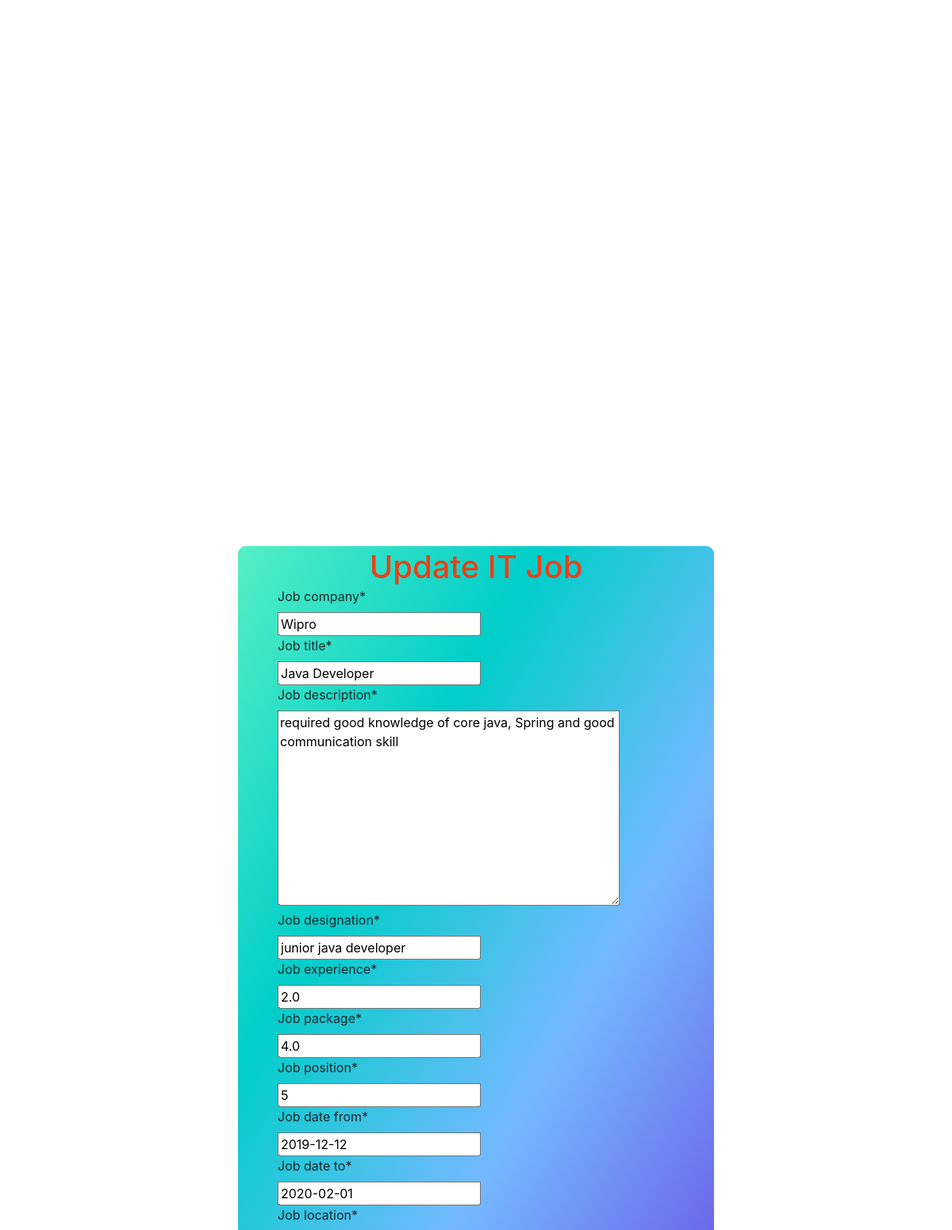
The app's page /it_update/3/ (signed in) with its own data.
### FirstApp/models.py (models this page shows, shortened)
class ITJobs(models.Model):
    job_company = models.CharField(max_length=30)
    job_title = models.CharField(max_length=30)
    job_description = models.TextField()
    job_designation = models.CharField(max_length=30)
    job_experience = models.FloatField()
    job_package = models.FloatField()
    job_position = models.IntegerField()
    job_date_from = models.DateField()
    job_date_to = models.DateField()
    job_location = models.ForeignKey(Address, on_delete=models.CASCADE)

### FirstApp/views.py (the view)
# urls.py: path('it_update/<int:id>/', views.it_update),
@login_required(login_url='/login/')
def it_update(request, id):
    obj = ITJobs.objects.get(pk=id)
    itform = ITJobsForm(instance=obj)
    if (request.method == 'POST'):
        itform = ITJobsForm(request.POST, instance=obj)
        if (itform.is_valid()):
            itform.save()
        return redirect('/it_show/')
    itform = ITJobsForm(instance=obj)
    return render(request, 'it_update.html', {'itform': itform, 'obj': obj})

### FirstApp/forms.py
class ITJobsForm(forms.ModelForm):
    class Meta:
        model=ITJobs
        fields='__all__'

### FirstApp/models.py (called while the page is built)
    def __str__(self):
        return self.city

### FirstApp/templates/it_update.html (shortened to what this page needs)
{% load static %}
<!DOCTYPE html>
<html lang="en">
  <head>
    <link rel="stylesheet" href="{% static "css/add.css" %}">
    <link
      rel="stylesheet"
      href="https://stackpath.bootstrapcdn.com/bootstrap/4.4.1/css/bootstrap.min.css"
    />
    {% load crispy_forms_tags %}
  </head>
  <body>
    <form class="add-form" action="/it_update/{{obj.id}}/" method="POST">
      <caption>
        <h1>Update IT Job</h1>
      </caption>
      {% csrf_token %} {{itform | crispy}}
      <br />
    </form>
  </body>
</html>

### static/css/add.css (style rules this page uses)
body { background: url('https://images.pexels.com/photos/327540/pexels-photo-327540.jpeg?auto=compress&cs=tinysrgb&dpr=1&w=500'); background-repeat: no-repeat; background-size: cover; }
.add-form { width: 600px; background: linear-gradient(120deg, #55efc4, #00cec9, #74b9ff, #6c5ce7); padding: 0.5px 50px; border-radius: 10px; position: absolute; top: 75%; left: 50%; transform: translate(-50%, -50%); }
.add-form h1 { text-align: center; margin-top: 1px; margin-bottom: 1px; color: #e84118; }

### records on screen
ITJobs: job_company "Wipro", job_title "Java Developer", job_description "required good knowledge of core java, Spring and good communication skill", job_designation "junior java developer", job_experience "2.0", job_package "4.0", job_position "5", job_date_from "2019-12-12", job_date_to "2020-02-01"
